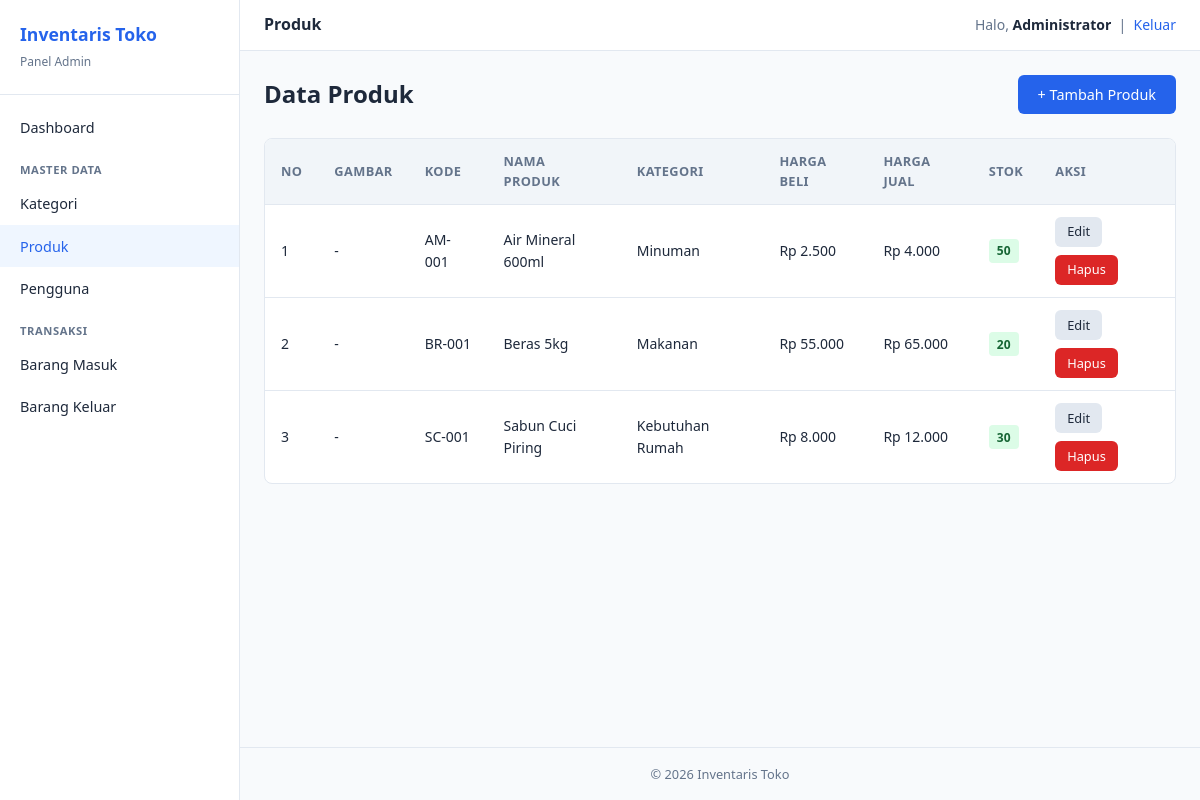
/admin/produk/index.php (signed in), run on the app's committed database.
### tables this page shows
CREATE TABLE produk (
    id_produk INT AUTO_INCREMENT PRIMARY KEY,
    id_kategori INT NOT NULL,
    nama_produk VARCHAR(150) NOT NULL,
    kode_produk VARCHAR(30) UNIQUE,
    harga_beli DECIMAL(12,2) NOT NULL,
    harga_jual DECIMAL(12,2) NOT NULL,
    stok INT DEFAULT 0,
    path VARCHAR(255) DEFAULT NULL,
    deskripsi TEXT,
    FOREIGN KEY (id_kategori) REFERENCES kategori(id_kategori)
        ON UPDATE CASCADE ON DELETE RESTRICT
);

CREATE TABLE kategori (
    id_kategori INT AUTO_INCREMENT PRIMARY KEY,
    nama_kategori VARCHAR(100) NOT NULL
);

### auth/cek_login.php (called while the page is built, shortened)
<?php
function getBaseUrl(): string
{
    $script = $_SERVER['SCRIPT_NAME'];
    $pos = strpos($script, '/auth/');
    if ($pos === false) {
        $pos = strpos($script, '/admin/');
    }
    if ($pos !== false) {
        return substr($script, 0, $pos);
    }
    return '';
}
function assetUrl(string $path): string
{
    return getBaseUrl() . '/assets/' . ltrim($path, '/');
}
function formatRupiah(float|int|string $angka): string
{
    return 'Rp ' . number_format((float) $angka, 0, ',', '.');
}

### includes/upload_produk.php (called while the page is built, shortened)
<?php
function produkHasImage(?string $path): bool
{
    return $path && file_exists(__DIR__ . '/../assets/images/' . $path);
}
function produkImageUrl(?string $path): ?string
{
    return null;
}

### admin/produk/index.php (the view, shortened to what this page needs)
<?php
$pageTitle = 'Produk';
require_once __DIR__ . '/../../config/database.php';
require_once __DIR__ . '/../../auth/cek_login.php';
require_once __DIR__ . '/../../includes/upload_produk.php';
$produk = $pdo->query(
    'SELECT p.*, k.nama_kategori FROM produk p
     JOIN kategori k ON p.id_kategori = k.id_kategori
     ORDER BY p.nama_produk'
)->fetchAll();
require_once __DIR__ . '/../../includes/header.php';
require_once __DIR__ . '/../../includes/sidebar.php';
?>
<div class="main-content">
    <?php require_once __DIR__ . '/../../includes/navbar.php'; ?>
    <div class="page-content">
        <div class="page-header">
            <h1>Data Produk</h1>
            <a href="tambah.php" class="btn btn-primary">+ Tambah Produk</a>
        </div>
        <div class="table-wrapper">
            <?php if ($produk): ?>
            <table>
                <thead>
                    <tr>
                        <th>No</th>
                        <th>Gambar</th>
                        <th>Kode</th>
                        <th>Nama Produk</th>
                        <th>Kategori</th>
                        <th>Harga Beli</th>
                        <th>Harga Jual</th>
                        <th>Stok</th>
                        <th>Aksi</th>
                    </tr>
                </thead>
                <tbody>
                    <?php foreach ($produk as $i => $p): ?>
                    <tr>
                        <td><?= $i + 1 ?></td>
                        <td>
                            <?php if ($img = produkImageUrl($p['path'] ?? null)): ?>
                                <img src="<?= $img ?>" alt="<?= htmlspecialchars($p['nama_produk']) ?>" class="produk-thumb">
                            <?php else: ?>
                                -
                            <?php endif; ?>
                        </td>
                        <td><?= htmlspecialchars($p['kode_produk'] ?? '-') ?></td>
                        <td><?= htmlspecialchars($p['nama_produk']) ?></td>
                        <td><?= htmlspecialchars($p['nama_kategori']) ?></td>
                        <td><?= formatRupiah($p['harga_beli']) ?></td>
                        <td><?= formatRupiah($p['harga_jual']) ?></td>
                        <td>
                            <?php if ($p['stok'] <= 5): ?>
                                <span class="badge badge-danger"><?= $p['stok'] ?></span>
                            <?php else: ?>
                                <span class="badge badge-success"><?= $p['stok'] ?></span>
                            <?php endif; ?>
                        </td>
                        <td class="actions">
                            <a href="edit.php?id=<?= $p['id_produk'] ?>" class="btn btn-secondary btn-sm">Edit</a>
                            <a href="hapus.php?id=<?= $p['id_produk'] ?>" class="btn btn-danger btn-sm"
                               onclick="return confirm('Yakin ingin menghapus produk ini?')">Hapus</a>
                        </td>
                    </tr>
                    <?php endforeach; ?>
                </tbody>
            </table>
            <?php else: ?>
            <div class="empty-state">Belum ada data produk.</div>
            <?php endif; ?>
        </div>
    </div>
    <footer class="page-footer">&copy; <?= date('Y') ?> Inventaris Toko</footer>
</div>
<?php require_once __DIR__ . '/../../includes/footer.php'; ?>

### includes/header.php (shortened to what this page needs)
<?php
require_once __DIR__ . '/../auth/cek_login.php';
?>
<!DOCTYPE html>
<html lang="id">
<head>
    <link rel="stylesheet" href="<?= assetUrl('css/style.css') ?>">
</head>
<body>
<div class="dashboard">

### includes/sidebar.php (shortened to what this page needs)
<?php
$isAdmin = ($_SESSION['role'] ?? '') === 'admin';
$currentPage = basename($_SERVER['PHP_SELF']);
$currentDir  = basename(dirname($_SERVER['PHP_SELF']));
function navActive(string $dir, string $page = 'index.php'): string
{
    global $currentDir, $currentPage;
    return ($currentDir === $dir && $currentPage === $page) ? 'active' : '';
}
?>
<aside class="sidebar">
    <div class="sidebar-header">
        <h2>Inventaris Toko</h2>
        <small><?= $isAdmin ? 'Panel Admin' : 'Panel User' ?></small>
    </div>
    <ul class="sidebar-nav">
        <?php if ($isAdmin): ?>
            <li><a href="<?= getBaseUrl() ?>/admin/index.php" class="<?= navActive('admin') ?>">Dashboard</a></li>
            <li class="nav-section">Master Data</li>
            <li><a href="<?= getBaseUrl() ?>/admin/kategori/index.php" class="<?= navActive('kategori') ?>">Kategori</a></li>
            <li><a href="<?= getBaseUrl() ?>/admin/produk/index.php" class="<?= navActive('produk') ?>">Produk</a></li>
            <li><a href="<?= getBaseUrl() ?>/admin/users/index.php" class="<?= navActive('users') ?>">Pengguna</a></li>
            <li class="nav-section">Transaksi</li>
            <li><a href="<?= getBaseUrl() ?>/admin/barang_masuk/index.php" class="<?= navActive('barang_masuk') ?>">Barang Masuk</a></li>
            <li><a href="<?= getBaseUrl() ?>/admin/barang_keluar/index.php" class="<?= navActive('barang_keluar') ?>">Barang Keluar</a></li>
        <?php endif; ?>
    </ul>
</aside>

### includes/navbar.php
<header class="navbar">
    <div>
        <strong><?= htmlspecialchars($pageTitle ?? 'Dashboard') ?></strong>
    </div>
    <div class="navbar-user">
        Halo, <strong><?= htmlspecialchars($_SESSION['nama']) ?></strong>
        &nbsp;|&nbsp;
        <a href="<?= getBaseUrl() ?>/auth/logout.php">Keluar</a>
    </div>
</header>

### includes/footer.php
</div>
</body>
</html>

### assets/css/style.css (style rules this page uses)
*, *::before, *::after { box-sizing: border-box; margin: 0; padding: 0; }
:root { --primary: #2563eb; --primary-dark: #1d4ed8; --success: #16a34a; --danger: #dc2626; --warning: #d97706; --bg: #f8fafc; --card: #ffffff; --border: #e2e8f0; --text: #1e293b; --text-muted: #64748b; --sidebar-width: 240px; }
body { font-family: 'Segoe UI', system-ui, -apple-system, sans-serif; background: var(--bg); color: var(--text); line-height: 1.6; min-height: 100vh; }
a { color: var(--primary); text-decoration: none; }
.btn { display: inline-block; padding: 0.5rem 1.25rem; border: none; border-radius: 6px; font-size: 0.9rem; font-weight: 500; cursor: pointer; text-decoration: none; transition: background 0.2s; }
.btn-primary { background: var(--primary); color: #fff; }
.btn-danger { background: var(--danger); color: #fff; }
.btn-secondary { background: var(--border); color: var(--text); }
.btn-sm { padding: 0.3rem 0.75rem; font-size: 0.8rem; }
.dashboard { display: flex; min-height: 100vh; }
.sidebar { width: var(--sidebar-width); background: var(--card); border-right: 1px solid var(--border); position: fixed; top: 0; left: 0; height: 100vh; overflow-y: auto; z-index: 100; }
.sidebar-header { padding: 1.25rem; border-bottom: 1px solid var(--border); }
.sidebar-header h2 { font-size: 1.1rem; color: var(--primary); }
.sidebar-header small { color: var(--text-muted); font-size: 0.75rem; }
.sidebar-nav { list-style: none; padding: 0.75rem 0; }
.sidebar-nav li a { display: block; padding: 0.6rem 1.25rem; color: var(--text); font-size: 0.9rem; text-decoration: none; transition: background 0.15s; }
.sidebar-nav li a:hover, .sidebar-nav li a.active { background: #eff6ff; color: var(--primary); text-decoration: none; }
.sidebar-nav .nav-section { padding: 0.75rem 1.25rem 0.25rem; font-size: 0.7rem; text-transform: uppercase; letter-spacing: 0.05em; color: var(--text-muted); font-weight: 600; }
.main-content { margin-left: var(--sidebar-width); flex: 1; display: flex; flex-direction: column; min-height: 100vh; }
.navbar { background: var(--card); border-bottom: 1px solid var(--border); padding: 0.75rem 1.5rem; display: flex; justify-content: space-between; align-items: center; }
.navbar-user { font-size: 0.875rem; color: var(--text-muted); }
.navbar-user strong { color: var(--text); }
.page-content { padding: 1.5rem; flex: 1; }
.page-header { display: flex; justify-content: space-between; align-items: center; margin-bottom: 1.5rem; }
.page-header h1 { font-size: 1.5rem; }
.table-wrapper { overflow-x: auto; background: var(--card); border: 1px solid var(--border); border-radius: 8px; }
table { width: 100%; border-collapse: collapse; font-size: 0.875rem; }
table th, table td { padding: 0.75rem 1rem; text-align: left; border-bottom: 1px solid var(--border); }
table th { background: #f1f5f9; font-weight: 600; font-size: 0.8rem; text-transform: uppercase; letter-spacing: 0.03em; color: var(--text-muted); }
table tr:last-child td { border-bottom: none; }
.badge { display: inline-block; padding: 0.15rem 0.5rem; border-radius: 4px; font-size: 0.75rem; font-weight: 600; }
.badge-success { background: #dcfce7; color: #166534; }
.actions { display: flex; gap: 0.5rem; flex-wrap: wrap; }
.page-footer { text-align: center; padding: 1rem; color: var(--text-muted); font-size: 0.8rem; border-top: 1px solid var(--border); }

### data on the page
produk: kode_produk "AM-001", nama_produk "Air Mineral 600ml", id_kategori.nama_kategori "Minuman", harga_beli "Rp 2.500", harga_jual "Rp 4.000", stok "50"
produk: kode_produk "BR-001", nama_produk "Beras 5kg", id_kategori.nama_kategori "Makanan", harga_beli "Rp 55.000", harga_jual "Rp 65.000", stok "20"
produk: kode_produk "SC-001", nama_produk "Sabun Cuci Piring", id_kategori.nama_kategori "Kebutuhan Rumah", harga_beli "Rp 8.000", harga_jual "Rp 12.000", stok "30"

### other printed values
$pageTitle "Produk"
$_SESSION['nama'] "Administrator"
